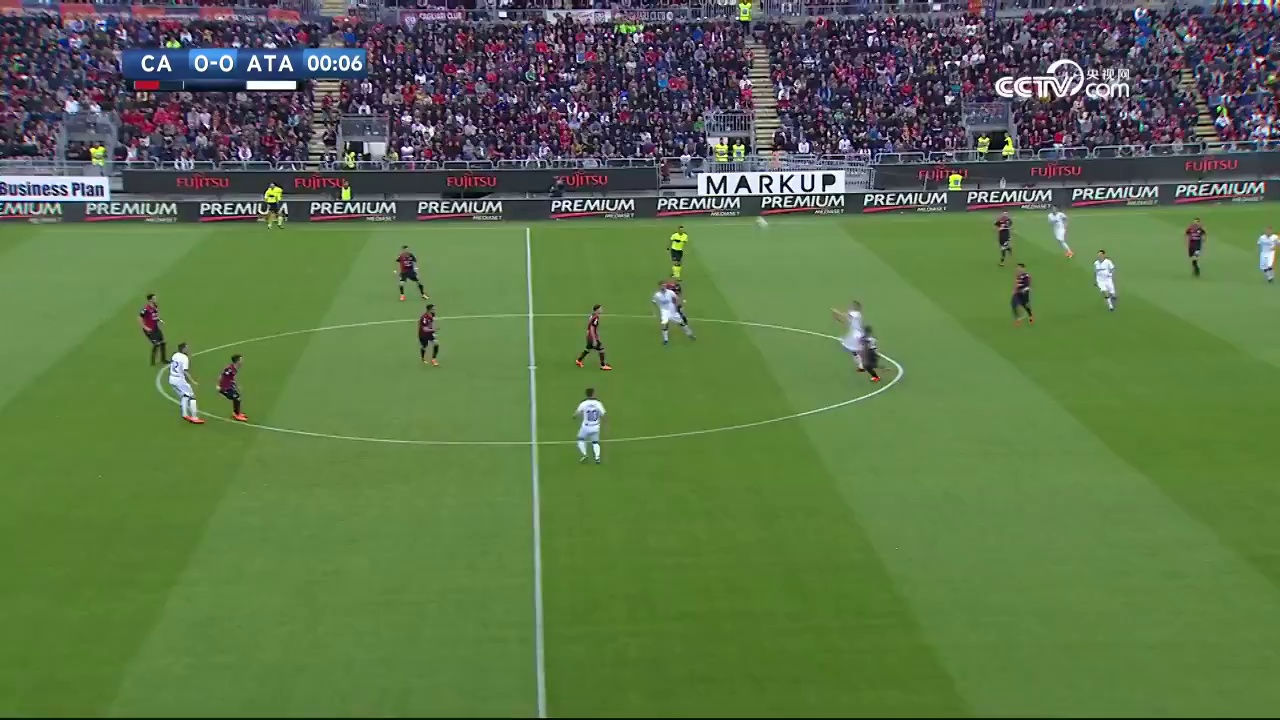
#> input picture data/example soccerdb dataset/images/gaguoadf216.jpg, 1280 x 720 px, given in place of the camera
$ jupyter execute 'LSD - Webcam.ipynb'
#> lines starting #> are read from the running program, lines starting #| are printed output that depends on the picture; after the words box and inside, x2 and y2 are one past the last pixel; in counts of white or black regions, pixels touching at a corner belong together
[cell 1]
import numpy as np
import cv2 as cv

[cell 2]
lower_green = np.array([40, 40, 40])
upper_green = np.array([75, 255, 255])

[cell 3]
cap = cv.VideoCapture(0)
if not cap.isOpened():
    print("Cannot open camera")
    exit()

while True:
    # Capture frame-by-frame
    ret, frame = cap.read()
#> frame is the input picture: shape (720, 1280, 3); mean B, G, R 73.2, 114.8, 91.9
    # if frame is read correctly ret is True
    if not ret:
        print("Can't receive frame (stream end?). Exiting ...")
        break

    #converting into hsv image
    hsv = cv.cvtColor(frame, cv.COLOR_BGR2HSV)
#> hsv: shape (720, 1280, 3); mean H, S, V 69.8, 117.3, 121.6
    #green range
    lower_green = np.array([40, 40, 40])
    upper_green = np.array([75, 255, 255])

    #Define a mask ranging from lower to uppper
    mask = cv.inRange(hsv, lower_green, upper_green)
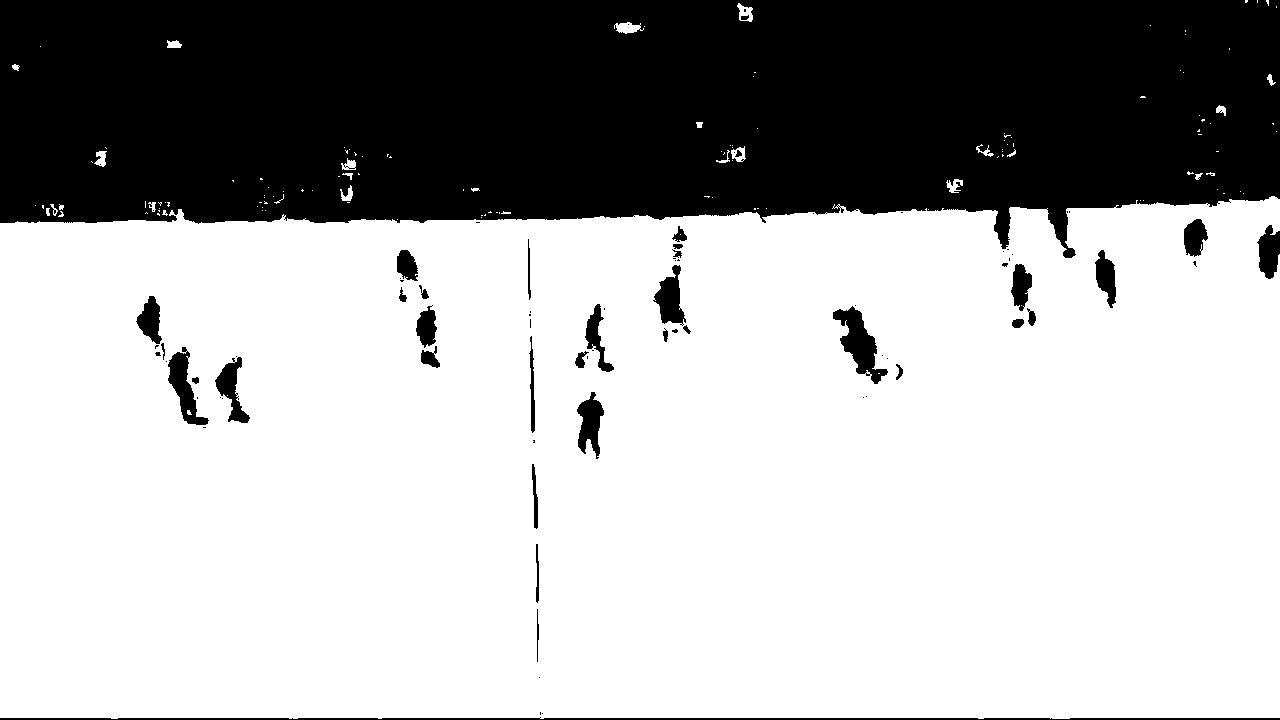
#> mask: shape (720, 1280); 68.5% white; 81 black regions (45 under 20 px), largest, box (x1, y1, x2, y2) and area: (0, 0, 1280, 258) 274203, (0, 717, 1280, 720) 2513, (833, 306, 888, 384) 1713
    #Do masking
    res = cv.bitwise_and(frame, frame, mask=mask)
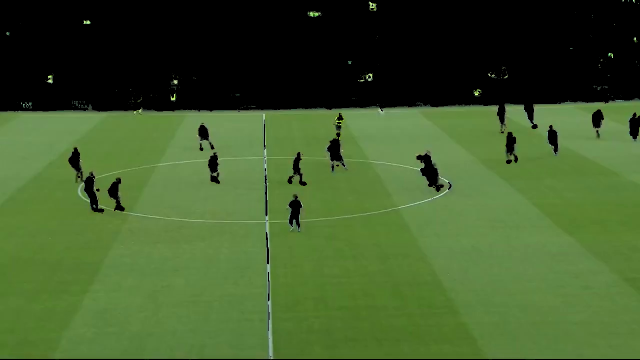
#> res: shape (720, 1280, 3) (shown at 1/2 size); mean B, G, R 43.3, 90, 65.1

    #Convert to grey
    gray = cv.cvtColor(res, cv.COLOR_BGR2GRAY)
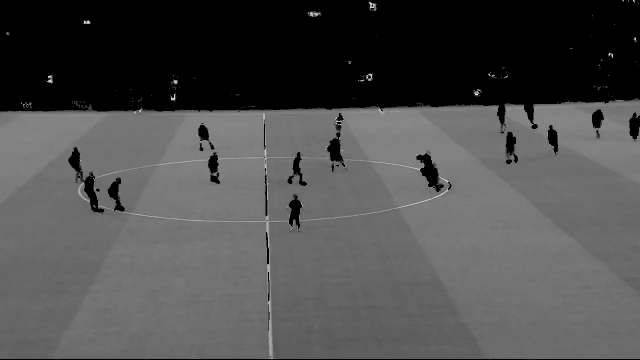
#> gray: shape (720, 1280) (shown at 1/2 size); min 0, max 246, mean 77.2

    #Create default parametrization LSD
    lsd = cv.createLineSegmentDetector(0)

    #Detect lines in the image
    lines = lsd.detect(gray)

    #Draw detected lines in the image
    if lines[0] is not None:
        for dline in lines[0]:
            x0 = int(round(dline[0][0]))
            y0 = int(round(dline[0][1]))
            x1 = int(round(dline[0][2]))
            y1 = int(round(dline[0][3]))
            cv.line(frame, (x0, y0), (x1,y1), 255, 1, cv.LINE_AA)
#> this loop made 233 passes
#> (dline, x0, y0, x1, y1) on passes 1 to 3: ([[744.4, 6.86, 738.4, 1.71]], 744, 7, 738, 2), ([[738.5, 146.4, 731, 150.1]], 739, 146, 731, 150), ([[534.1, 464.3, 537.9, 525.6]], 534, 464, 538, 526)
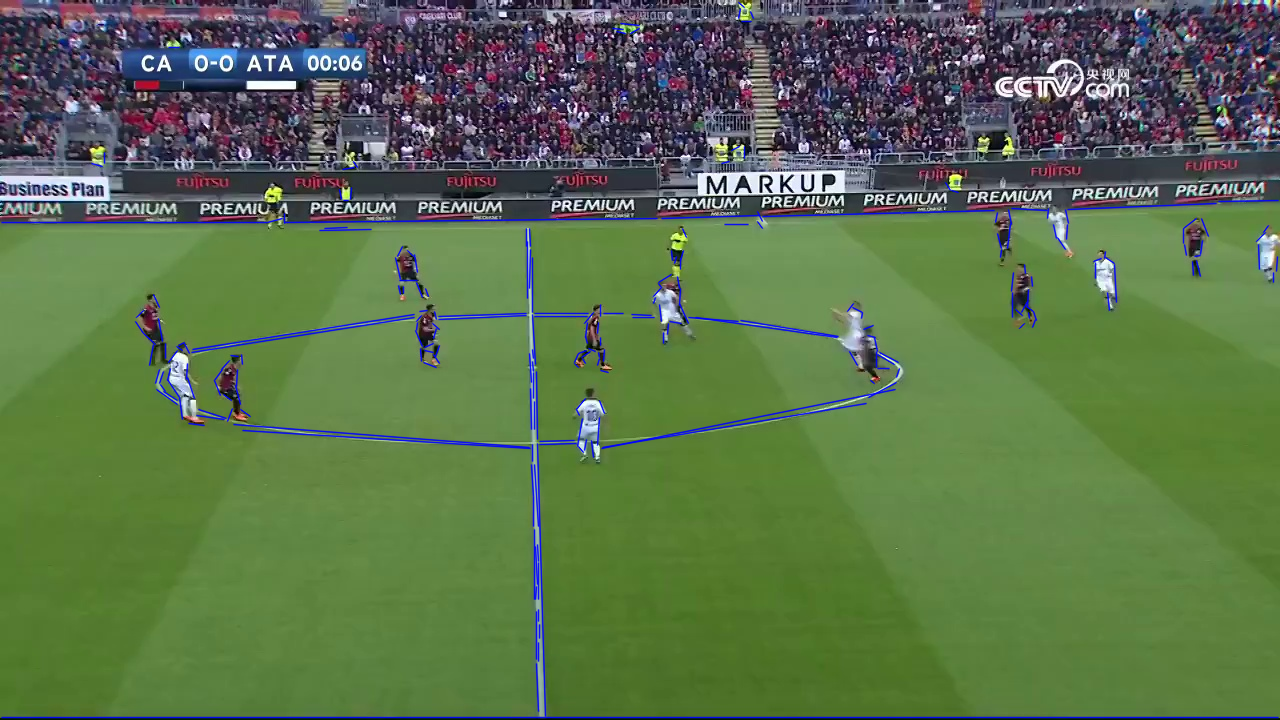
#> frame: shape (720, 1280, 3); 2.65% of pixels changed, all inside (x1, y1, x2, y2) = (1, 1, 1280, 719)

    # Display the resulting frame
    cv.imshow('drawn_img', frame)
    if cv.waitKey(1) == ord('q'):
#> (key q is pressed here)
        break

# When everything done, release the capture
cap.release()
cv.destroyAllWindows()

$ run again, on data/example soccerdb dataset/images/gaguoadf408.jpg
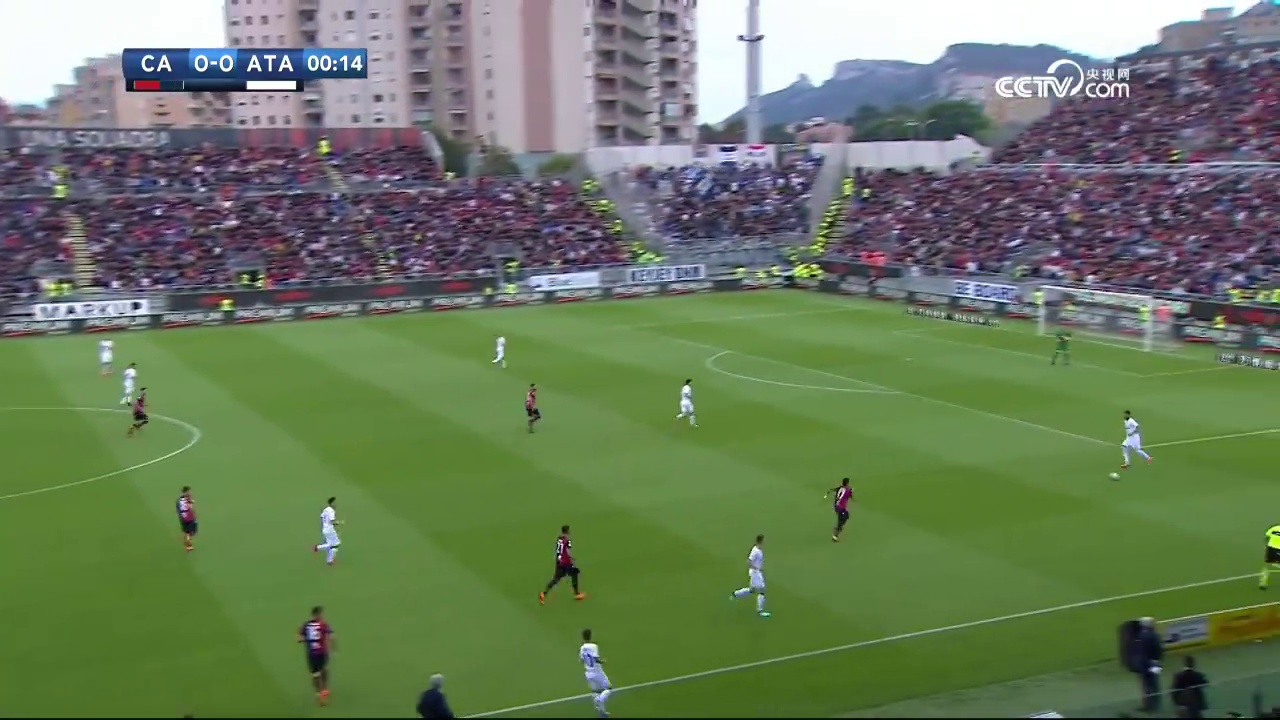
#> input picture data/example soccerdb dataset/images/gaguoadf408.jpg, 1280 x 720 px, given in place of the camera
#> frame is the input picture: shape (720, 1280, 3); mean B, G, R 93.7, 123.1, 106.2
#> hsv: shape (720, 1280, 3); mean H, S, V 79.5, 96.8, 131
#> `mask = cv.inRange(hsv, lower_green, upper_green)`:
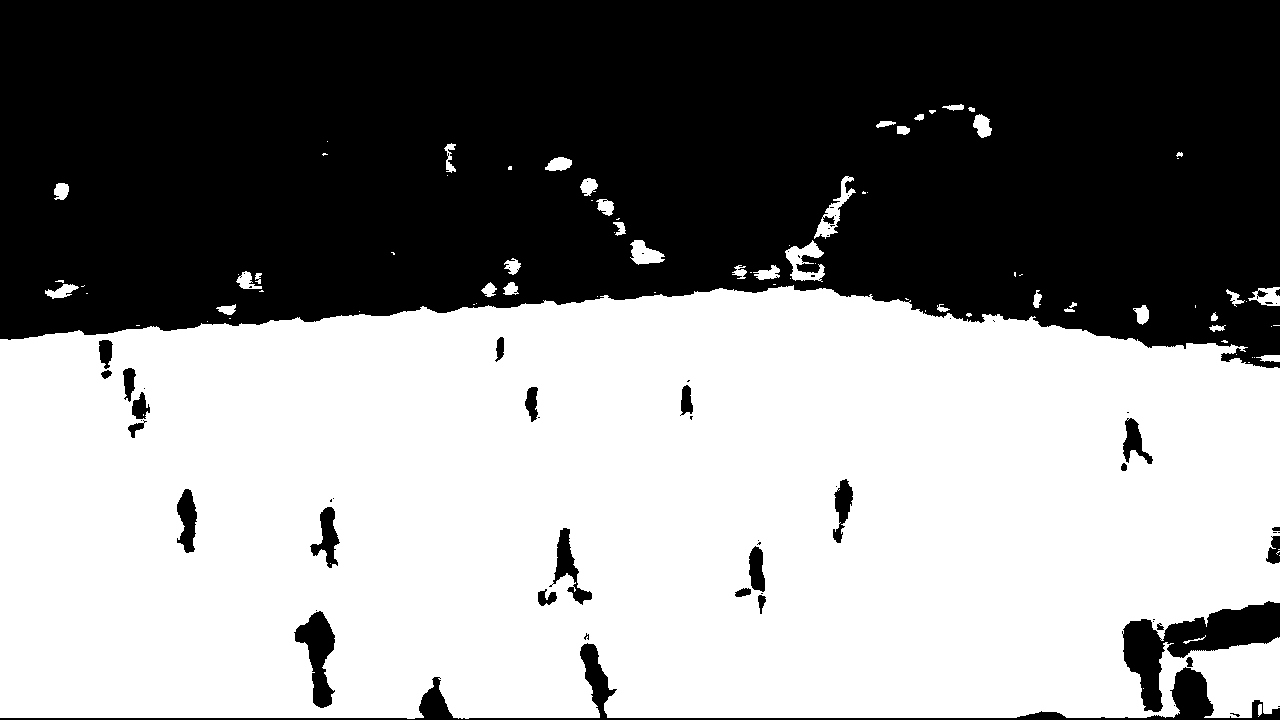
#> mask: shape (720, 1280); 54.2% white; 66 black regions (39 under 20 px), largest, box (x1, y1, x2, y2) and area: (0, 0, 1280, 368) 399917, (0, 643, 1280, 720) 6526, (1122, 601, 1280, 712) 6497
#> the loop `for dline in lines[0]:` made 383 passes
#> (dline, x0, y0, x1, y1) on passes 1 to 3: ([[815.6, 271.9, 798.1, 270.7]], 816, 272, 798, 271), ([[234.5, 304.9, 221.9, 305.5]], 234, 305, 222, 305), ([[78.02, 285.1, 64.19, 283.2]], 78, 285, 64, 283)
#> after the loop `for dline in lines[0]:`:
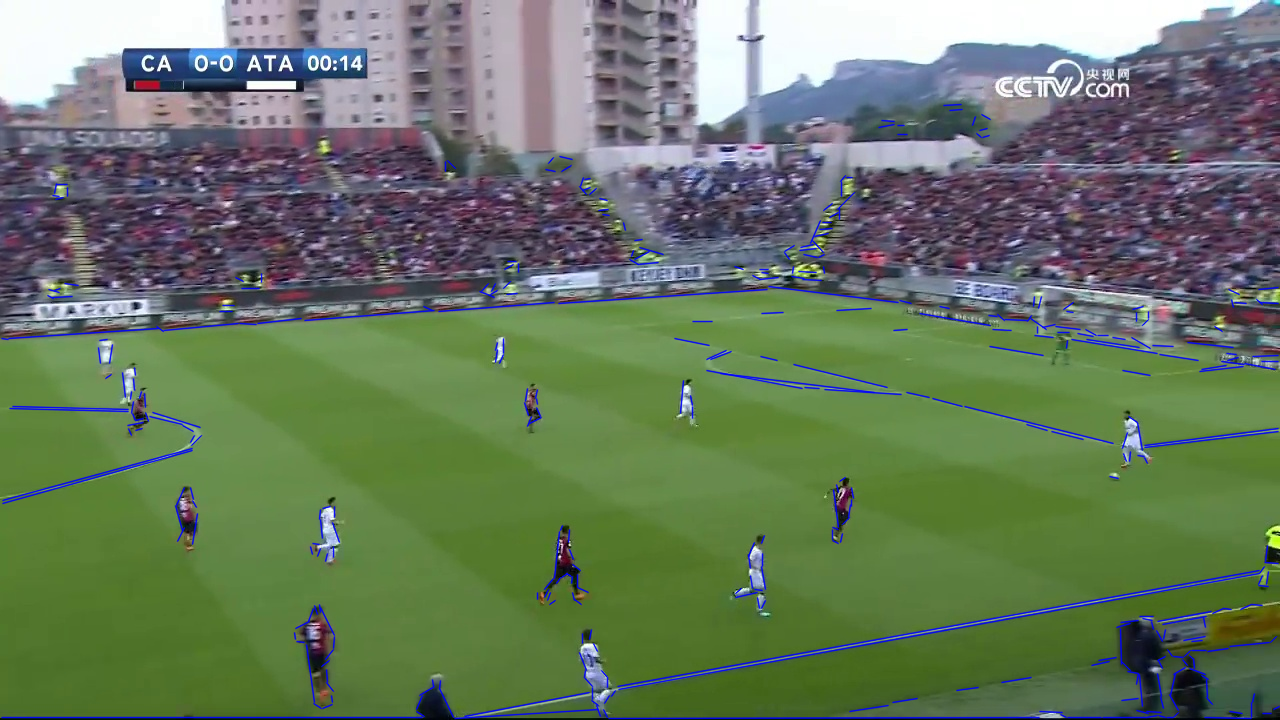
#> frame: shape (720, 1280, 3); 3.25% of pixels changed, all inside (x1, y1, x2, y2) = (1, 103, 1280, 720)

$ run again, on data/example soccerdb dataset/images/gaguoadf552.jpg
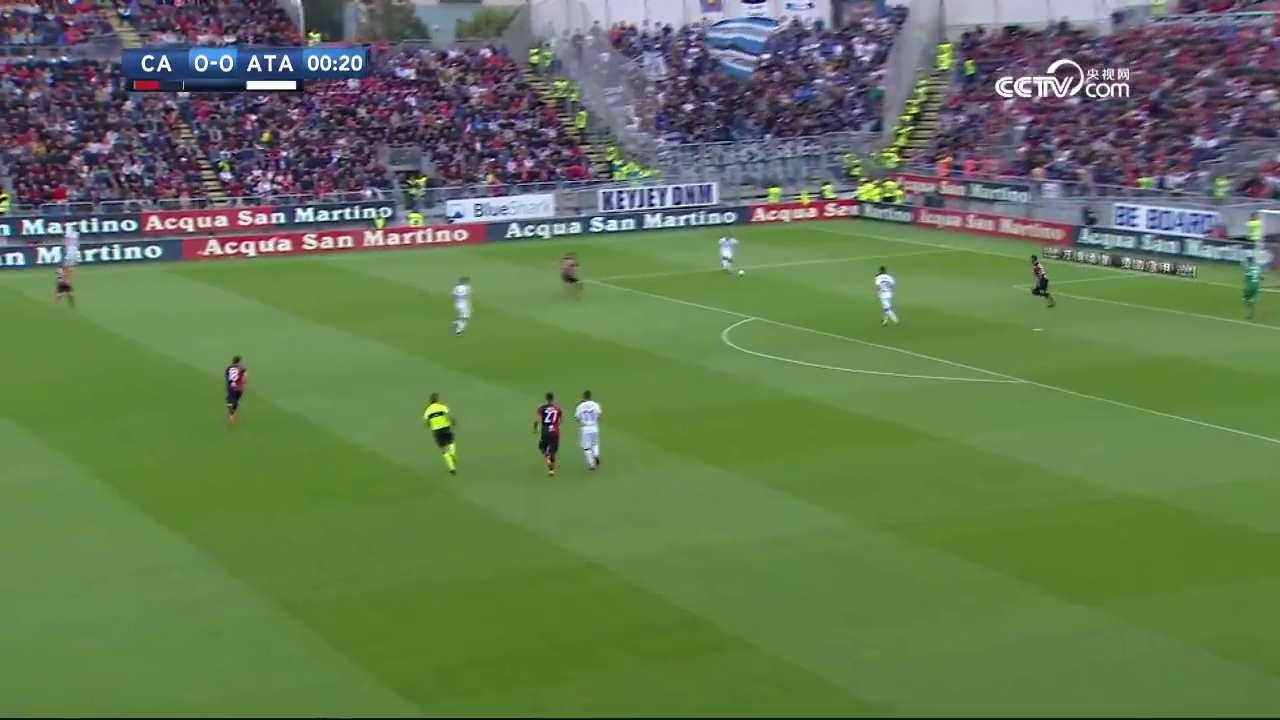
#> input picture data/example soccerdb dataset/images/gaguoadf552.jpg, 1280 x 720 px, given in place of the camera
#> frame is the input picture: shape (720, 1280, 3); mean B, G, R 81.9, 120.2, 99.1
#> hsv: shape (720, 1280, 3); mean H, S, V 72, 110.5, 128.4
#> `mask = cv.inRange(hsv, lower_green, upper_green)`:
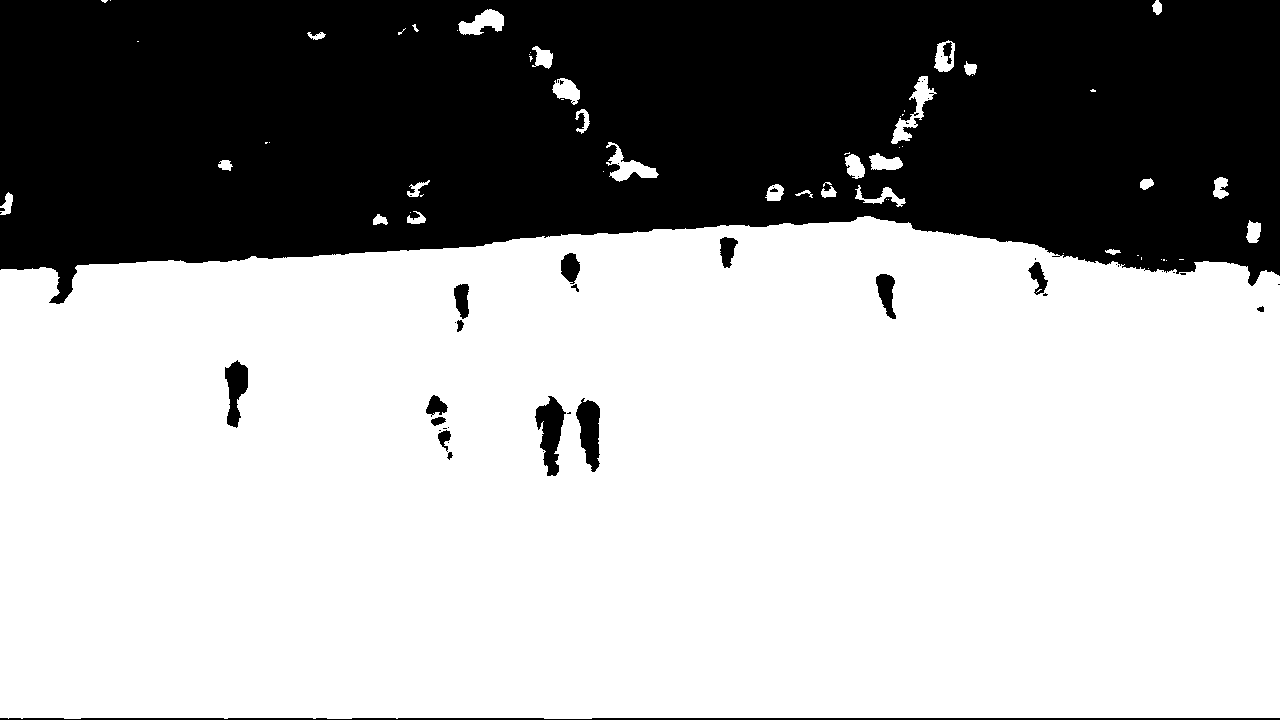
#> mask: shape (720, 1280); 65.3% white; 47 black regions (28 under 20 px), largest, box (x1, y1, x2, y2) and area: (0, 0, 1280, 304) 310565, (0, 718, 1280, 720) 2458, (535, 396, 566, 476) 1357
#> the loop `for dline in lines[0]:` made 270 passes
#> (dline, x0, y0, x1, y1) on passes 1 to 3: ([[1258, 240.8, 1261, 224.2]], 1258, 241, 1261, 224), ([[445.4, 421.3, 433.9, 425.4]], 445, 421, 434, 425), ([[411.8, 223.5, 423.2, 222.5]], 412, 223, 423, 223)
#> after the loop `for dline in lines[0]:`:
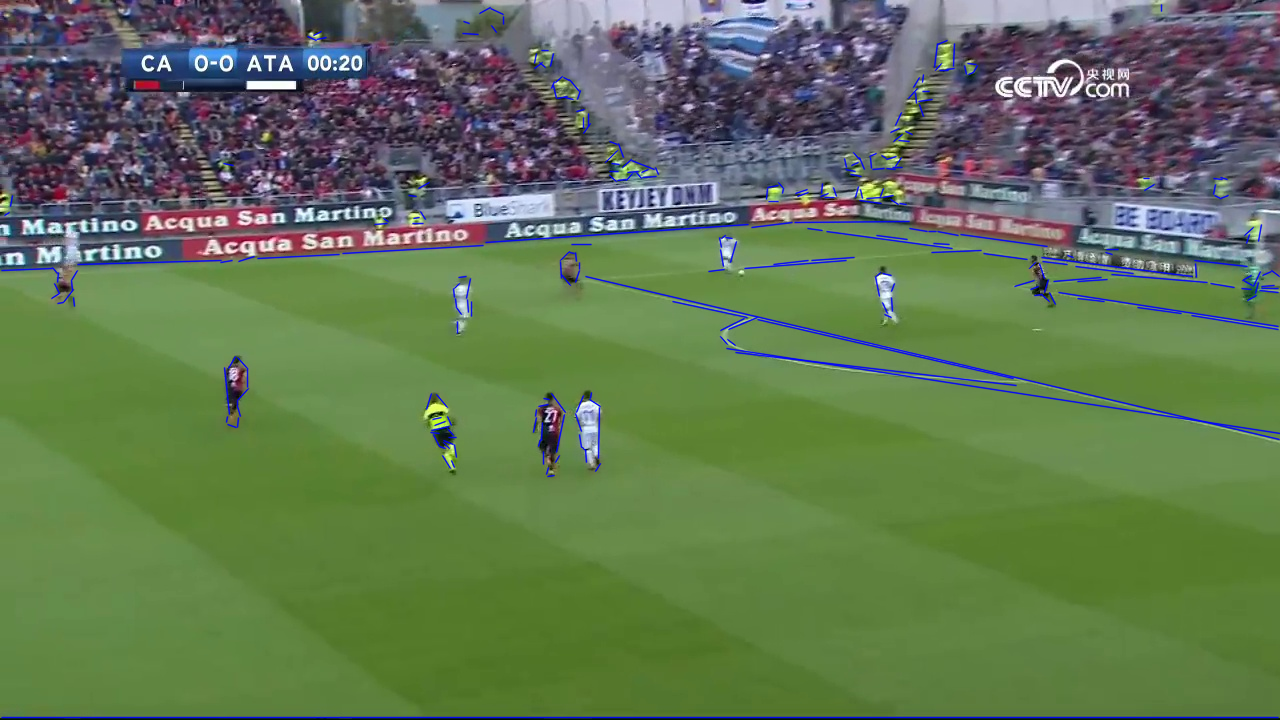
#> frame: shape (720, 1280, 3); 2.6% of pixels changed, all inside (x1, y1, x2, y2) = (1, 4, 1280, 719)
